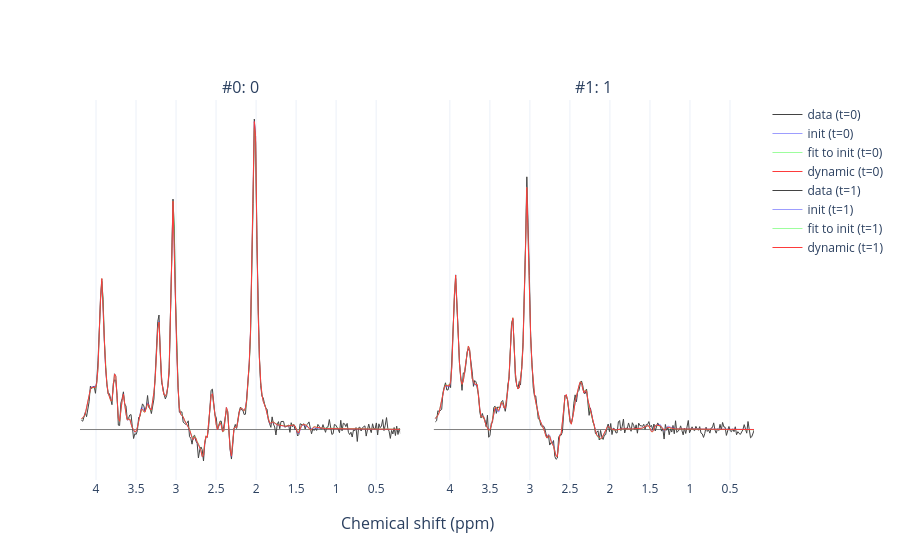

Notebook cell for this chart:
### Code cell
dyn_res['result'].plot_spectra(init=True, fit_to_init=True)

### Figure 1 — Plotly figure (JSON) as saved in the notebook; plotly's stock layout.template omitted (floating-point values rounded to 4 significant figures; data arrays with more than 128 entries replaced by an {"elided": "..."} marker saying what was removed)
{"data": [{"line": {"color": "rgb(67,67,67)", "width": 1}, "mode": "lines", "name": "data (t=0)", "type": "scatter", "x": {"elided": "252 float values"}, "xaxis": "x", "y": {"elided": "252 float values"}, "yaxis": "y"}, {"line": {"color": "rgb(59,59,253)", "width": 0.5}, "mode": "lines", "name": "init (t=0)", "type": "scatter", "visible": true, "x": {"elided": "252 float values"}, "xaxis": "x", "y": {"elided": "252 float values"}, "yaxis": "y"}, {"line": {"color": "rgb(59,253,59)", "width": 0.5}, "mode": "lines", "name": "fit to init (t=0)", "type": "scatter", "visible": true, "x": {"elided": "252 float values"}, "xaxis": "x", "y": {"elided": "252 float values"}, "yaxis": "y"}, {"line": {"color": "rgb(253,59,59)", "width": 1}, "mode": "lines", "name": "dynamic (t=0)", "type": "scatter", "visible": true, "x": {"elided": "252 float values"}, "xaxis": "x", "y": {"elided": "252 float values"}, "yaxis": "y"}, {"line": {"color": "rgb(67,67,67)", "width": 1}, "mode": "lines", "name": "data (t=1)", "type": "scatter", "x": {"elided": "252 float values"}, "xaxis": "x2", "y": {"elided": "252 float values"}, "yaxis": "y2"}, {"line": {"color": "rgb(59,59,253)", "width": 0.5}, "mode": "lines", "name": "init (t=1)", "type": "scatter", "x": {"elided": "252 float values"}, "xaxis": "x2", "y": {"elided": "252 float values"}, "yaxis": "y2"}, {"line": {"color": "rgb(59,253,59)", "width": 0.5}, "mode": "lines", "name": "fit to init (t=1)", "type": "scatter", "x": {"elided": "252 float values"}, "xaxis": "x2", "y": {"elided": "252 float values"}, "yaxis": "y2"}, {"line": {"color": "rgb(253,59,59)", "width": 1}, "mode": "lines", "name": "dynamic (t=1)", "type": "scatter", "x": {"elided": "252 float values"}, "xaxis": "x2", "y": {"elided": "252 float values"}, "yaxis": "y2"}], "layout": {"annotations": [{"font": {"size": 16}, "showarrow": false, "text": "#0: 0", "x": 0.2375, "xanchor": "center", "xref": "paper", "y": 1, "yanchor": "bottom", "yref": "paper"}, {"font": {"size": 16}, "showarrow": false, "text": "#1: 1", "x": 0.7625, "xanchor": "center", "xref": "paper", "y": 1, "yanchor": "bottom", "yref": "paper"}, {"font": {"size": 16}, "showarrow": false, "text": "Chemical shift (ppm)", "x": 0.5, "xanchor": "center", "xref": "paper", "y": 0, "yanchor": "top", "yref": "paper", "yshift": -30}], "autosize": true, "xaxis": {"anchor": "y", "autorange": false, "domain": [0, 0.475], "dtick": 0.5, "range": [4.2, 0.2], "showspikes": false, "type": "linear"}, "xaxis2": {"anchor": "y2", "autorange": false, "domain": [0.525, 1], "dtick": 0.5, "range": [4.2, 0.2], "showspikes": false, "type": "linear"}, "yaxis": {"anchor": "x", "autorange": true, "domain": [0, 1], "range": [-121.3, 791.6], "showgrid": false, "showspikes": false, "showticklabels": false, "type": "linear", "zeroline": true, "zerolinecolor": "Gray", "zerolinewidth": 1}, "yaxis2": {"anchor": "x2", "autorange": true, "domain": [0, 1], "matches": "y", "range": [-121.3, 791.6], "showgrid": false, "showspikes": false, "showticklabels": false, "type": "linear", "zeroline": true, "zerolinecolor": "Gray", "zerolinewidth": 1}}}
